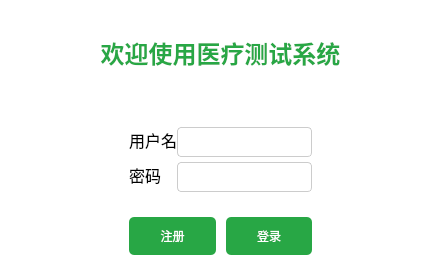
<?xml version="1.0" encoding="UTF-8"?>
<ui version="4.0">
 <class>LoginView</class>
 <widget class="QWidget" name="LoginView">
  <property name="geometry">
   <rect>
    <x>0</x>
    <y>0</y>
    <width>441</width>
    <height>280</height>
   </rect>
  </property>
  <property name="windowTitle">
   <string>登录</string>
  </property>
  <property name="styleSheet">
   <string notr="true">/* 整体窗口背景颜色 */
QWidget {
    background-color: #ffffff; /* 白色背景 */
    font-family: "Microsoft YaHei UI", sans-serif; /* 使用微软雅黑字体 */
    font-size: 12pt;
}

/* 窗口标题样式 */
QWidget#DepartmentView {
    background-color: #e6f9e6; /* 绿色背景 */
    border-radius: 5px; /* 圆角 */
    padding: 20px; /* 内边距 */
}

/* 欢迎标签样式 */
QLabel#label {
    font-size: 18pt;
    font-weight: bold;
    color: #28a745; /* 使用绿色字体 */
    margin-bottom: 20px; /* 下方留白 */
    text-align: center; /* 居中显示 */
    padding: 10px;
    width: 80%; /* 标签宽度适配 */
    margin-left: auto;
    margin-right: auto;
}

/* 按钮样式 */
QPushButton {
    background-color: #28a745; /* 绿色背景 */
    color: white;
    border: none;
    border-radius: 5px; /* 圆角 */
    padding: 10px 20px; /* 按钮内边距 */
    font-size: 12px;
}

/* 按钮悬停时的样式 */
QPushButton:hover {
    background-color: #218838; /* 悬停时的背景颜色 */
}

/* 输入框样式 */
QLineEdit {
    border: 1px solid #ccc; /* 边框颜色 */
    border-radius: 4px; /* 圆角 */
    margin-top:5px;
    padding: 5px;
    background-color: white;
    font-size: 14px;
}

/* 聚焦时 QLineEdit 样式 */
QLineEdit:focus {
    border-color: #28a745; /* 聚焦时的边框颜色 */
}

/* 布局间距 */
QGridLayout {
    margin: 20px;
    spacing: 10px; /* 控件之间的间距 */
}

/* 添加间隔的样式 */
QSpacerItem {
    background-color: transparent;
}
</string>
  </property>
  <layout class="QGridLayout" name="gridLayout_3">
   <property name="leftMargin">
    <number>0</number>
   </property>
   <property name="topMargin">
    <number>0</number>
   </property>
   <property name="rightMargin">
    <number>0</number>
   </property>
   <property name="bottomMargin">
    <number>0</number>
   </property>
   <property name="spacing">
    <number>0</number>
   </property>
   <item row="0" column="1">
    <spacer name="verticalSpacer_3">
     <property name="orientation">
      <enum>Qt::Orientation::Vertical</enum>
     </property>
     <property name="sizeHint" stdset="0">
      <size>
       <width>20</width>
       <height>28</height>
      </size>
     </property>
    </spacer>
   </item>
   <item row="1" column="0" colspan="3">
    <widget class="QLabel" name="label">
     <property name="styleSheet">
      <string notr="true">font: 18pt "Microsoft YaHei UI";</string>
     </property>
     <property name="text">
      <string>欢迎使用医疗测试系统</string>
     </property>
     <property name="alignment">
      <set>Qt::AlignmentFlag::AlignCenter</set>
     </property>
    </widget>
   </item>
   <item row="2" column="1">
    <spacer name="verticalSpacer_2">
     <property name="orientation">
      <enum>Qt::Orientation::Vertical</enum>
     </property>
     <property name="sizeHint" stdset="0">
      <size>
       <width>20</width>
       <height>26</height>
      </size>
     </property>
    </spacer>
   </item>
   <item row="3" column="0">
    <spacer name="horizontalSpacer">
     <property name="orientation">
      <enum>Qt::Orientation::Horizontal</enum>
     </property>
     <property name="sizeHint" stdset="0">
      <size>
       <width>109</width>
       <height>20</height>
      </size>
     </property>
    </spacer>
   </item>
   <item row="3" column="1">
    <layout class="QGridLayout" name="gridLayout">
     <item row="0" column="0">
      <widget class="QLabel" name="label_2">
       <property name="text">
        <string>用户名</string>
       </property>
      </widget>
     </item>
     <item row="0" column="1">
      <widget class="QLineEdit" name="inputusername"/>
     </item>
     <item row="1" column="0">
      <widget class="QLabel" name="label_3">
       <property name="text">
        <string>密码</string>
       </property>
      </widget>
     </item>
     <item row="1" column="1">
      <widget class="QLineEdit" name="inputpassword">
       <property name="echoMode">
        <enum>QLineEdit::EchoMode::Password</enum>
       </property>
      </widget>
     </item>
    </layout>
   </item>
   <item row="3" column="2">
    <spacer name="horizontalSpacer_2">
     <property name="orientation">
      <enum>Qt::Orientation::Horizontal</enum>
     </property>
     <property name="sizeHint" stdset="0">
      <size>
       <width>108</width>
       <height>20</height>
      </size>
     </property>
    </spacer>
   </item>
   <item row="4" column="1">
    <spacer name="verticalSpacer">
     <property name="orientation">
      <enum>Qt::Orientation::Vertical</enum>
     </property>
     <property name="sizeHint" stdset="0">
      <size>
       <width>20</width>
       <height>28</height>
      </size>
     </property>
    </spacer>
   </item>
   <item row="5" column="0">
    <spacer name="horizontalSpacer_3">
     <property name="orientation">
      <enum>Qt::Orientation::Horizontal</enum>
     </property>
     <property name="sizeHint" stdset="0">
      <size>
       <width>109</width>
       <height>20</height>
      </size>
     </property>
    </spacer>
   </item>
   <item row="5" column="1">
    <layout class="QGridLayout" name="gridLayout_2">
     <property name="horizontalSpacing">
      <number>10</number>
     </property>
     <property name="verticalSpacing">
      <number>0</number>
     </property>
     <item row="0" column="0">
      <widget class="QPushButton" name="btSignUp">
       <property name="text">
        <string>注册</string>
       </property>
      </widget>
     </item>
     <item row="0" column="1">
      <widget class="QPushButton" name="btSignIn">
       <property name="text">
        <string>登录</string>
       </property>
      </widget>
     </item>
    </layout>
   </item>
   <item row="5" column="2">
    <spacer name="horizontalSpacer_4">
     <property name="orientation">
      <enum>Qt::Orientation::Horizontal</enum>
     </property>
     <property name="sizeHint" stdset="0">
      <size>
       <width>108</width>
       <height>20</height>
      </size>
     </property>
    </spacer>
   </item>
   <item row="6" column="1">
    <spacer name="verticalSpacer_4">
     <property name="orientation">
      <enum>Qt::Orientation::Vertical</enum>
     </property>
     <property name="sizeHint" stdset="0">
      <size>
       <width>20</width>
       <height>28</height>
      </size>
     </property>
    </spacer>
   </item>
  </layout>
 </widget>
</ui>
